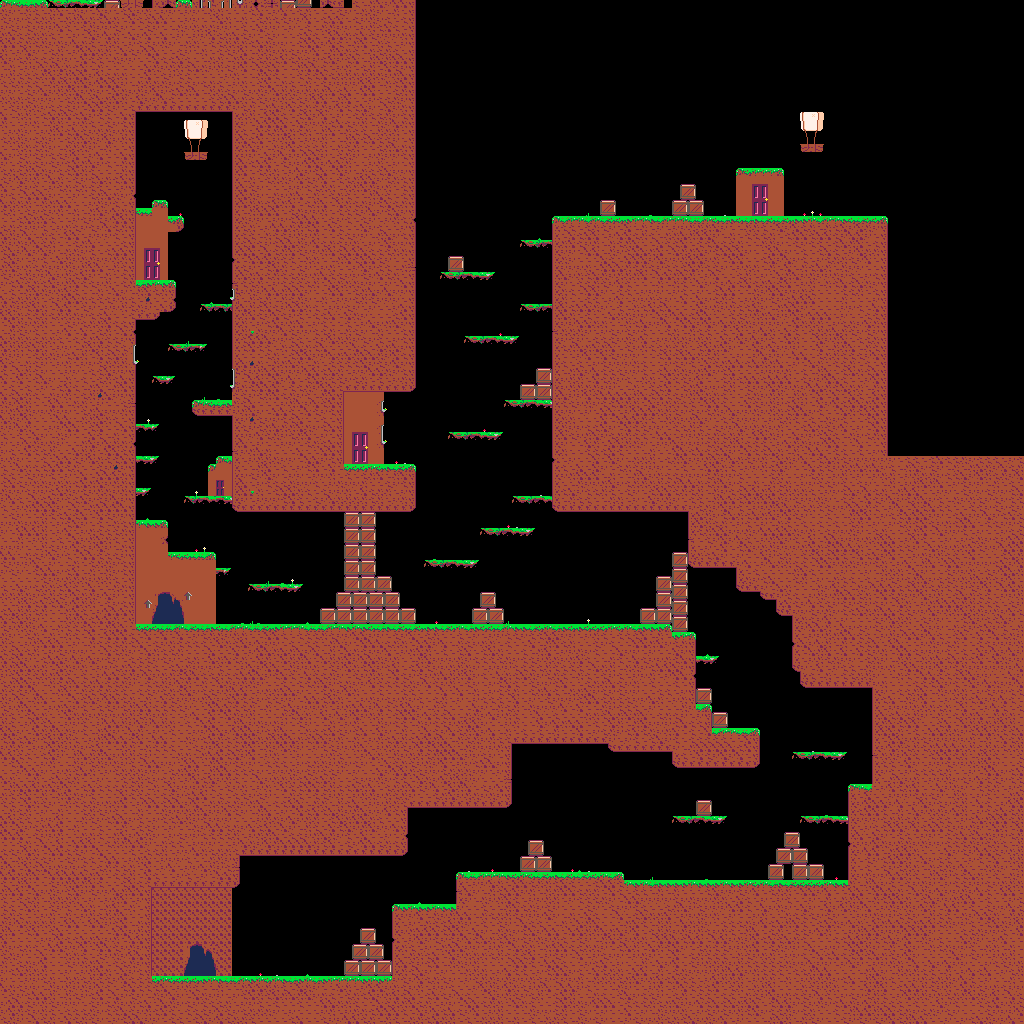

Below is a game level as drawn by its tile map, then a one-line description and the .tmx that defines it (tile-layer data replaced by summaries):
An orthogonal 128x128 tile map with 8x8 px tiles, 1 tile layer (Tile Layer 1).

<map version="1.2" tiledversion="1.3.5" orientation="orthogonal" renderorder="right-down" width="128" height="128" tilewidth="8" tileheight="8" infinite="0" backgroundcolor="#000000" nextlayerid="2" nextobjectid="1">
 <tileset firstgid="1" name="tilemap_sky-2x" tilewidth="8" tileheight="8" tilecount="160" columns="10">
  <image source="tilemap_sky-2x.bmp" width="80" height="128" />
 </tileset>
 <layer id="1" name="Tile Layer 1" width="128" height="128" offsetx="-0.000361459" offsety="-0.00273927">
  <data>[16384 cells, 10847 non-empty, 92 distinct tile ids]</data>
 </layer>
</map>
